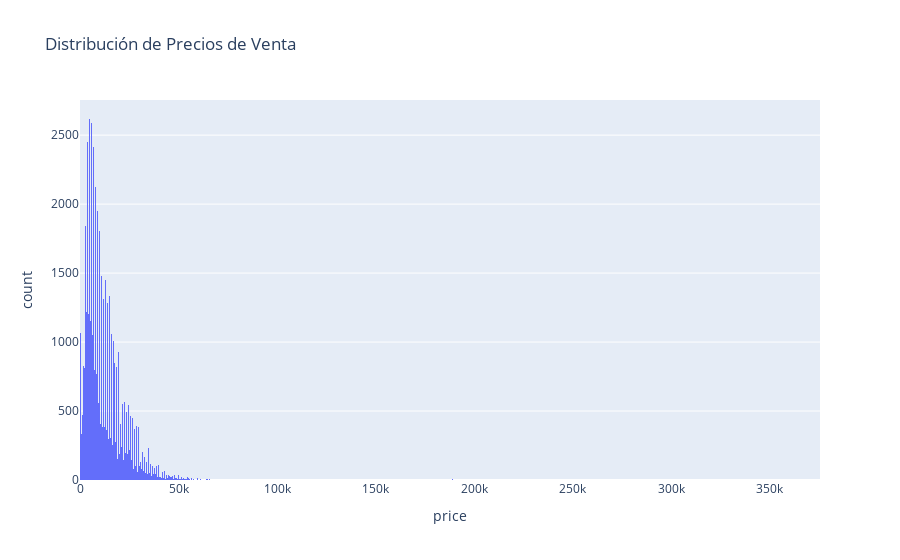

Write notebook code for a chart like this one.
### Code cell
# Revisamos estadísticas básicas del precio
print(df['price'].describe())

# Creamos un histograma para ver la distribución
fig_precio = px.histogram(df, x="price", title="Distribución de Precios de Venta")
fig_precio.show()

### Figure 1 — Plotly figure (JSON) as saved in the notebook; plotly's stock layout.template omitted (floating-point values rounded to 4 significant figures; data arrays with more than 128 entries replaced by an {"elided": "..."} marker saying what was removed)
{"data": [{"bingroup": "x", "hovertemplate": "price=%{x}<br>count=%{y}<extra></extra>", "legendgroup": "", "marker": {"color": "#636efa", "pattern": {"shape": ""}}, "name": "", "orientation": "v", "showlegend": false, "type": "histogram", "x": {"elided": "51525 int values"}, "xaxis": "x", "yaxis": "y"}], "layout": {"barmode": "relative", "legend": {"tracegroupgap": 0}, "title": {"text": "Distribución de Precios de Venta"}, "xaxis": {"anchor": "y", "domain": [0, 1], "title": {"text": "price"}}, "yaxis": {"anchor": "x", "domain": [0, 1], "title": {"text": "count"}}}}
